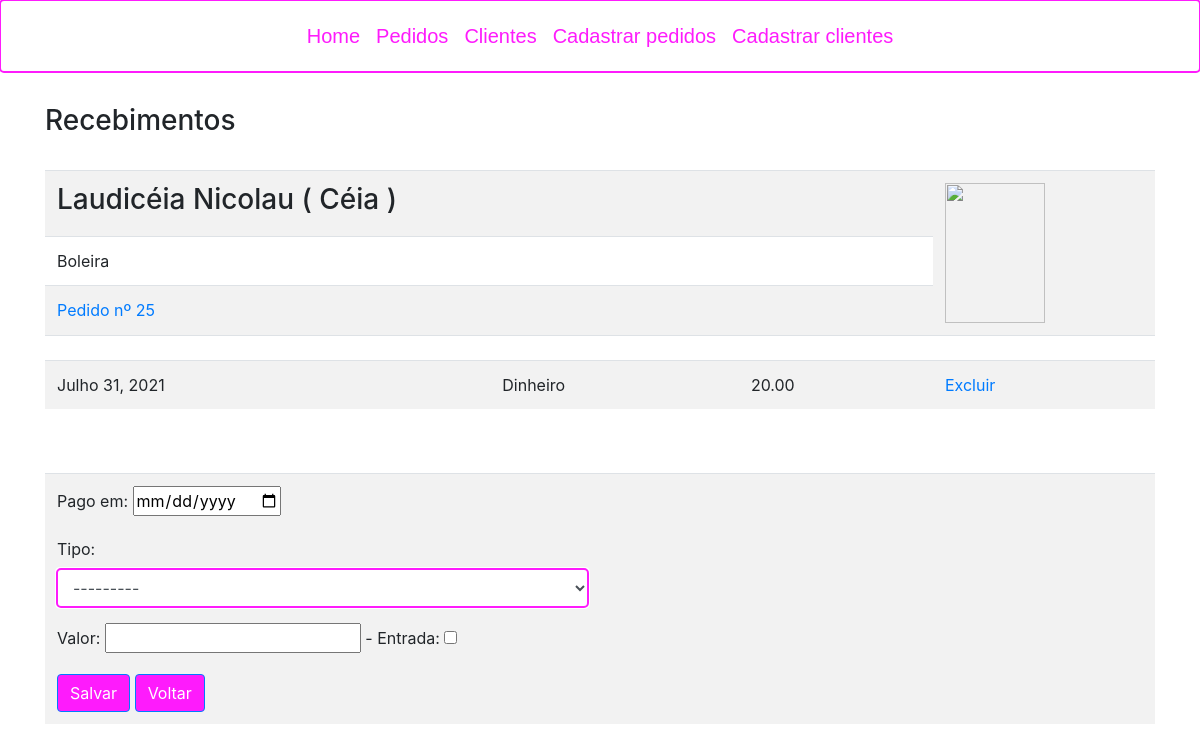
The app's page /orders/25/payment/ (signed in), older data.
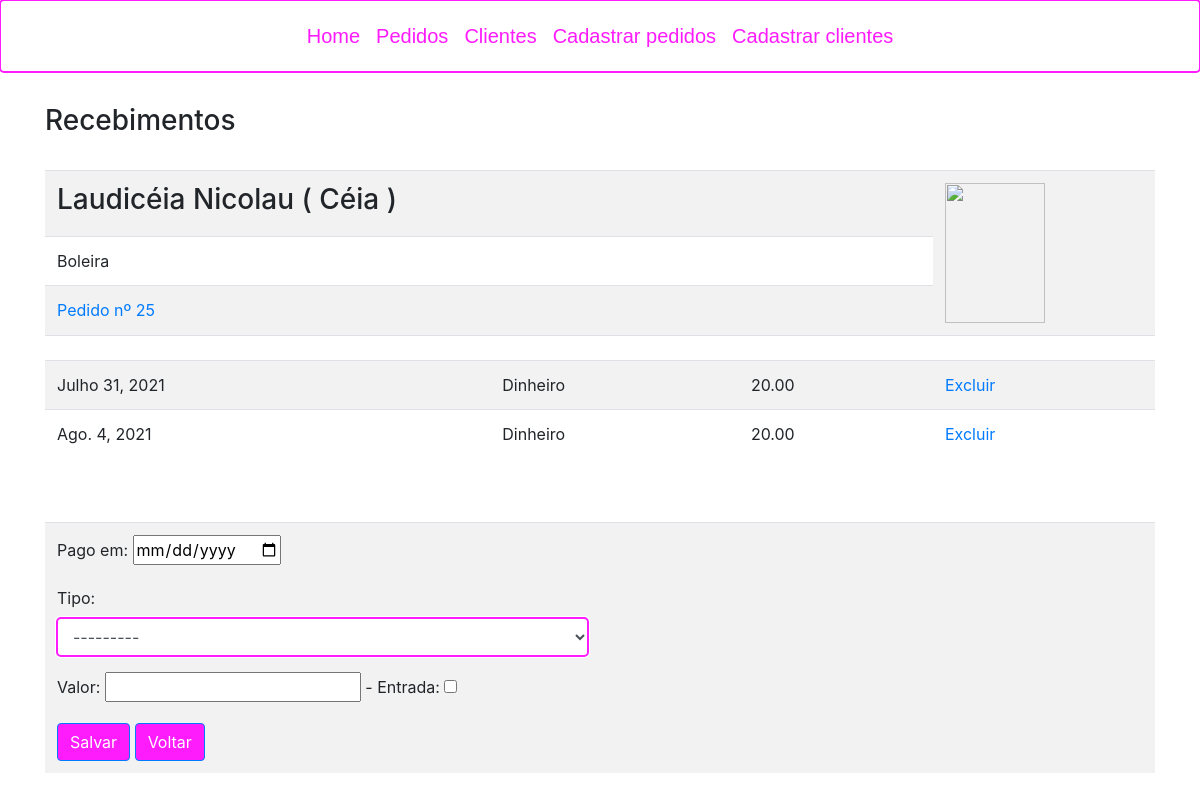
The same page, newer data.
### order_control/models.py (models this page shows)
class Payment (models.Model):
    type = models.CharField(max_length=255, choices=PAYMENT_CHOICES, verbose_name="Tipo")
    createAt = models.DateField(auto_now_add=False, verbose_name="Pago em")
    amount = models.DecimalField(max_digits=8, decimal_places=2, verbose_name="Valor")
    downPayment = models.BooleanField(default=False, verbose_name='Entrada')
    order = models.ForeignKey(Order, on_delete=models.PROTECT)

### order_control/views.py (the view, shortened to what this page needs)
# urls.py: path('orders/<int:id>/payment/', views.order_payment, name='order_payment'),
@login_required(login_url=reverse_lazy('order_control:login'))
def order_payment(request, id):
    form_submitted = False
    order = Order.objects.get(id=id)
    payments = Payment.objects.filter(order=order).order_by('createAt')
    if request.method == 'GET':
        form = PaymentForm()
        return render(request, 'order_control/order/payment.html',
                      {'order': order,'client': order.client, 'form': form, 'payments': payments, 'form_submitted': form_submitted})

### order_control/form.py
class PaymentForm(forms.ModelForm):
    class Meta:
        model = Payment
        widgets = {
            'type': forms.Select(attrs={'class': 'form-control'}),
            'createAt': forms.DateInput(format='%Y-%m-%d', attrs={'type': 'date'}),
        }
        fields = ('createAt', 'type', 'amount', 'downPayment')

### templates/order_control/order/payment.html (shortened to what this page needs)
{% extends "layout.html" %}
{% block content %}
    <div class="container">
        <h3> Recebimentos
        </h3> </br>
        <table border="0" class="table table-striped table-hover">
            <tr>
                <td width="80%" colspan="4"><h3> {{ client.name }} </h3></td>
                <td rowspan="3">{% if client.picture != None %}
                        <img src="{{ MEDIA_URL}}{{ client.picture }}" width="100" height="140" >
                    {% endif %}
                </td>
            <tr>
                <td colspan="4">
                    {% if client.cakeMaker %}
                        Boleira
                    {% else %}
                        Cliente
                    {% endif %}
                </td >
            </tr>
            <tr><td colspan="4"><a href="{% url 'order_control:order_update' order.id %}"> Pedido nº {{ order.id }}</a></td></tr>
            <tr>
                <td colspan="5"></td>
            </tr>
            {% for payment in payments %}
            <tr>
                    <td>{{ payment.createAt }}</td>
                    <td>
                    </td>
                    <td>
                    </td>
                    <td>{{ payment.amount }}</td>
                    <td><a href="{% url 'order_control:payment_destroy' payment.id %}">Excluir<a></td>
            </tr>
            {% endfor %}
        </table>
        <table class="table table-striped table-hover">
           <tr>
                <td width="50%">
                    <form enctype="multipart/form-data" action="{% url 'order_control:order_payment' order.id %}"
              method="post" {% if form_submitted %}class="was-validated" {% endif %}>
            {% include 'order_control/order/form_payment.html' %}
            <button type="submit" class="btn btn-primary">Salvar</button>
            <a href="{% url 'order_control:order_list' %}"> <div class="btn btn-primary">Voltar</div></a>
        </form>
                </td>
                <td ></td>
            </tr>
        </table>
    </div>
{% endblock %}

Row changes from the older to the newer data that the page shows:
added Payment: createAt "Ago. 4, 2021", amount "20.00"
